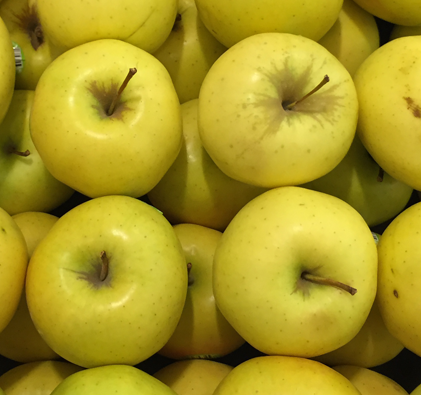
%> input picture 16.tif, 421 x 395 px
$ octave --eval "result = Plot_Color_Ni('16.tif');"   (GNU Octave 9; MATLAB toolbox functions it lacks are replaced by stand-ins)
%> lines starting %> are read from the running program, lines starting %| are printed output that depends on the picture
### rgb2ybr.m
function [ ybr ] = rgb2ybr( rgb )
%Converts an RGB image to YCbCr colorspace

rgb = double( rgb );
[ nr nc ns ] = size( rgb );

ybr = zeros(nr,nc,3);

for i = 1:nr
    for j = 1:nc
        R = rgb(i,j,1);
        G = rgb(i,j,2);
        B = rgb(i,j,3);
        ybr(i,j,1) = 0.2990 * R + 0.5870 * G + 0.1140 * B + 0;
        ybr(i,j,2) = -0.169 * R - 0.331 * G + 0.499 * B + 128;
        ybr(i,j,3) = 0.499 * R - 0.418 * G - 0.0813 * B + 128;
    end
end

end

### rgbHistogram.m
function [ rgb_wm peak_r_value peak_g_value peak_b_value embedded_bits ] = rgbHistogram( rgb, b )
%RGB Histogram Bin Shifting Test

rgb = double( rgb );
[nr nc ns] = size( rgb );

% TRUNCATE----------------------------------------------------------------

sgn = sign( rgb );
absl = abs( rgb );
coeff = floor( absl );
details = abs( rgb ) - floor( absl );

% CREATE HISTOGRAMS-------------------------------------------------------

% min( min( coeff ) )
% max( max( coeff ) )

hist_r = zeros(1,256);
hist_g = zeros(1,256);
hist_b = zeros(1,256);
for i = 1:nr
    for j = 1:nc
        pos_r = coeff(i,j,1); %Range of pixel values from 0-255
        pos_r = pos_r + 1; %Since range of histogramogram is from 1-256
        hist_r( 1, pos_r ) = hist_r( 1, pos_r ) + 1;
    end
end
for i = 1:nr
    for j = 1:nc
        pos_g = coeff(i,j,2); %Range of pixel values from 0-255
        pos_g = pos_g + 1; %Since range of histogramogram is from 1-256
        hist_g( 1, pos_g ) = hist_g( 1, pos_g ) + 1;
    end
end
for i = 1:nr
    for j = 1:nc
        pos_b = coeff(i,j,3); %Range of pixel values from 0-255
        pos_b = pos_b + 1; %Since range of histogramogram is from 1-256
        hist_b( 1, pos_b ) = hist_b( 1, pos_b ) + 1;
    end
end

disp( [ '255th R frequency: ', num2str( hist_r(1,256) ) ] )
disp( [ '255th G frequency: ', num2str( hist_g(1,256) ) ] )
disp( [ '255th B frequency: ', num2str( hist_b(1,256) ) ] )
disp(' ')

%DISPLAY HISTOGRAMS-------------------------------------------------------

% for j = 1:256
%     disp(['hist_r(',num2str(j-1),') -> ',num2str( hist_r(1,j) )])
% end
% for j = 1:256
%     disp(['hist_g(',num2str(j-1),') -> ',num2str( hist_g(1,j) )])
% end
% for j = 1:256
%     disp(['hist_b(',num2str(j-1),') -> ',num2str( hist_b(1,j) )])
% end

%Plot histogram
% figure
% stem(0:255, hist_r,'MarkerSize',10,'MarkerFaceColor',[1 0 0],...
%    'MarkerEdgeColor',[1 0 0],...
%    'Marker','.',...
%    'Color',[0 0 1]);
% title('Histogram of R','FontSize',24)
% grid
%
% figure
% stem(0:255, hist_g,'MarkerSize',10,'MarkerFaceColor',[1 0 0],...
%     'MarkerEdgeColor',[1 0 0],...
%     'Marker','.',...
%     'Color',[0 0 1]);
% title('Histogram of G','FontSize',24)
% grid
%
% figure
% stem(0:255, hist_b,'MarkerSize',10,'MarkerFaceColor',[1 0 0],...
%     'MarkerEdgeColor',[1 0 0],...
%     'Marker','.',...
%     'Color',[0 0 1]);
% title('Histogram of B','FontSize',24)
% grid

% FIND PEAK VALUES--------------------------------------------------------

peak_r = 0; %maximum no. of pixels having a particular grayscale
peak_pos_r = 1; %(grayscale having peak (max) no. of pixels) + 1
for j = 1:256
    if( hist_r(1,j) > peak_r )
        peak_r = hist_r(1,j);
        peak_pos_r = j;
    end
end
peak_r_value = peak_pos_r - 1; %grayscale having peak (max) no. of pixels
disp(['PEAK_R frequency: ',num2str(peak_r)])

peak_g = 0; %maximum no. of pixels having a particular grayscale
peak_pos_g = 1; %(grayscale having peak (max) no. of pixels) + 1
for j = 1:256
    if( hist_g(1,j) > peak_g )
        peak_g = hist_g(1,j);
        peak_pos_g = j;
    end
end
peak_g_value = peak_pos_g - 1; %grayscale having peak (max) no. of pixels
disp(['PEAK_G frequency: ',num2str(peak_g)])

peak_b = 0; %maximum no. of pixels having a particular grayscale
peak_pos_b = 1; %(grayscale having peak (max) no. of pixels) + 1
for j = 1:256
    if( hist_b(1,j) > peak_b )
        peak_b = hist_b(1,j);
        peak_pos_b = j;
    end
end
peak_b_value = peak_pos_b - 1; %grayscale having peak (max) no. of pixels
disp(['PEAK_B frequency: ',num2str(peak_b)])

peak_rgb = peak_r + peak_g + peak_b;
disp(['PEAK_RGB frequency: ',num2str(peak_rgb)])

% RIGHT SHIFT & EMBED ----------------------------------------------------

im_wm = coeff;
% b = randi([0 1],1,100000);
[widb lenb] = size(b);
b_pos = 1;
embedded_bits = peak_rgb;

for i = 1:nr
    for j = 1:nc
        if( b_pos <= lenb )
            if( coeff(i,j,1) == peak_r_value )
                im_wm(i,j,1) = coeff(i,j,1) + b(1,b_pos); %embed
                b_pos = b_pos + 1;
            elseif( coeff(i,j,1) > peak_r_value )
                im_wm(i,j,1) = coeff(i,j,1) + 1;
            end
        end
        if( b_pos == lenb )
            embedded_bits = b_pos;
        end
    end
end
for i = 1:nr
    for j = 1:nc
        if( b_pos <= lenb )
            if( coeff(i,j,2) == peak_g_value )
                im_wm(i,j,2) = coeff(i,j,2) + b(1,b_pos); %embed
                b_pos = b_pos + 1;
            elseif( coeff(i,j,2) > peak_g_value )
                im_wm(i,j,2) = coeff(i,j,2) + 1;
            end
        end
        if( b_pos == lenb )
            embedded_bits = b_pos;
        end
    end
end
for i = 1:nr
    for j = 1:nc
        if( b_pos <= lenb )
            if( coeff(i,j,3) == peak_b_value )
                im_wm(i,j,3) = coeff(i,j,3) + b(1,b_pos); %embed
                b_pos = b_pos + 1;
            elseif( coeff(i,j,3) > peak_b_value )
                im_wm(i,j,3) = coeff(i,j,3) + 1;
            end
        end
        if( b_pos == lenb )
            embedded_bits = b_pos;
        end
    end
end

disp(['Embedded: ', num2str(embedded_bits) ,' bits.'])

rgb_wm = uint8(im_wm);
%figure
%imsave( imshow( rgb_wm ) );
end

### PSNR.m
function [ psnr ] = PSNR( image_original, image_modified )
%[ psnr ] = PSNR( image_original, image_modified )
%   Computes PSNR value of an image.
%   Input: image_original -> Original image filename.
%          image_modified -> Modified image filename.
%   Output: psnr -> PSNR of the modified image (image_modified) w.r.t the
%                   original image (image_original).

if ( ischar( image_original ) == 1 )
    p1 = imread( image_original );
    p1 = double( p1 );
else
    p1 = double( image_original );
end
%p1 = imread( image_original );
if ( ischar( image_modified ) == 1 )
    p2 = imread( image_modified );
    p2 = double( p2 );
else
    p2 = double( image_modified );
end
%p2 = imread( image_modified );

mse = MSE( p1, p2 );
psnr = 10 * log10( 255*255 / mse );

disp([ 'Calculated PSNR = ', num2str(psnr) ])

end

### MSE.m
function [ nmse ] = MSE( matrix1, matrix2 )
%[ nmse ] = MSE( matrix1, matrix2 )
%   'nmse' gives the Mean Square Error of matrices 1 and 2

matrix1 = double( matrix1 );
matrix2 = double( matrix2 );

%Check dimensions of 2 matrices
if ( size(matrix1) == size(matrix2) )

    [nr nc ns] = size(matrix1); %Get dimensions of the matrices
    nmse = 0;
    for i = 1:nr
        for j = 1:nc
            for k = 1:ns
                if ( matrix1(i,j,k) == matrix2(i,j,k) )
                    ;
                else
                    temp = matrix1(i,j,k) - matrix2(i,j,k);
                    nmse = nmse + temp^2;
                end
            end
        end
    end

    nmse = nmse / (nr*nc*ns);

else
    error('Dimension mismatch in MSE calculation.'); %Error if dimensions mismatch
end


end

### ybrHistogram.m
function [ ybr_wm peak_y_value peak_cb_value peak_cr_value embedded_bits ] = ybrHistogram( ybr, b )
%YCbCr Histogram Bin Shifting Test

ybr = double( ybr );
[nr nc ns] = size( ybr );

% TRUNCATE----------------------------------------------------------------

sgn = sign( ybr );
for i = 1:nr
    for j = 1:nc
        for k = 1:ns
            if( sgn(i,j,k) == 0 )
                sgn(i,j,k) = 1;
            end
        end
    end
end
absl = abs( ybr );
coeff = floor( absl );
details = abs( ybr ) - floor( absl );

% CREATE HISTOGRAMS-------------------------------------------------------

% min( min( coeff ) )
% max( max( coeff ) )

hist_y = zeros(1,256);
hist_cb = zeros(1,256);
hist_cr = zeros(1,256);
for i = 1:nr
    for j = 1:nc
        pos_y = coeff(i,j,1); %Range of pixel values from 0-255
        pos_y = pos_y + 1; %Since range of histogramogram is from 1-256
        hist_y( 1, pos_y ) = hist_y( 1, pos_y ) + 1;
    end
end
for i = 1:nr
    for j = 1:nc
        pos_cb = coeff(i,j,2); %Range of pixel values from 0-255
        pos_cb = pos_cb + 1; %Since range of histogramogram is from 1-256
        hist_cb( 1, pos_cb ) = hist_cb( 1, pos_cb ) + 1;
    end
end
for i = 1:nr
    for j = 1:nc
        pos_cr = coeff(i,j,3); %Range of pixel values from 0-255
        pos_cr = pos_cr + 1; %Since range of histogramogram is from 1-256
        hist_cr( 1, pos_cr ) = hist_cr( 1, pos_cr ) + 1;
    end
end

disp( [ '255th Y frequency: ', num2str( hist_y(1,256) ) ] )
disp( [ '255th Cb frequency: ', num2str( hist_cb(1,256) ) ] )
disp( [ '255th Cr frequency: ', num2str( hist_cr(1,256) ) ] )
disp(' ')

%DISPLAY HISTOGRAMS-------------------------------------------------------

% for j = 1:256
%     disp(['hist_y(',num2str(j-1),') -> ',num2str( hist_y(1,j) )])
% end
% for j = 1:256
%     disp(['hist_cb(',num2str(j-1),') -> ',num2str( hist_cb(1,j) )])
% end
% for j = 1:256
%     disp(['hist_cr(',num2str(j-1),') -> ',num2str( hist_cr(1,j) )])
% end

%Plot histogram
% figure
% stem(0:255, hist_y,'MarkerSize',10,'MarkerFaceColor',[1 0 0],...
%    'MarkerEdgeColor',[1 0 0],...
%    'Marker','.',...
%    'Color',[0 0 1]);
% title('Histogram of Y','FontSize',24)
% grid
%
% figure
% stem(0:255, hist_cb,'MarkerSize',10,'MarkerFaceColor',[1 0 0],...
%     'MarkerEdgeColor',[1 0 0],...
%     'Marker','.',...
%     'Color',[0 0 1]);
% title('Histogram of Cb','FontSize',24)
% grid
%
% figure
% stem(0:255, hist_cr,'MarkerSize',10,'MarkerFaceColor',[1 0 0],...
%     'MarkerEdgeColor',[1 0 0],...
%     'Marker','.',...
%     'Color',[0 0 1]);
% title('Histogram of Cr','FontSize',24)
% grid

% FIND PEAK VALUES--------------------------------------------------------

peak_y = 0; %maximum no. of pixels having a particular grayscale
peak_pos_y = 1; %(grayscale having peak (max) no. of pixels) + 1
for j = 1:256
    if( hist_y(1,j) > peak_y )
        peak_y = hist_y(1,j);
        peak_pos_y = j;
    end
end
peak_y_value = peak_pos_y - 1; %grayscale having peak (max) no. of pixels
disp(['PEAK_Y frequency: ',num2str(peak_y)])

peak_cb = 0; %maximum no. of pixels having a particular grayscale
peak_pos_cb = 1; %(grayscale having peak (max) no. of pixels) + 1
for j = 1:256
    if( hist_cb(1,j) > peak_cb )
        peak_cb = hist_cb(1,j);
        peak_pos_cb = j;
    end
end
peak_cb_value = peak_pos_cb - 1; %grayscale having peak (max) no. of pixels
disp(['PEAK_Cb frequency: ',num2str(peak_cb)])

peak_cr = 0; %maximum no. of pixels having a particular grayscale
peak_pos_cr = 1; %(grayscale having peak (max) no. of pixels) + 1
for j = 1:256
    if( hist_cr(1,j) > peak_cr )
        peak_cr = hist_cr(1,j);
        peak_pos_cr = j;
    end
end
peak_cr_value = peak_pos_cr - 1; %grayscale having peak (max) no. of pixels
disp(['PEAK_Cr frequency: ',num2str(peak_cr)])

peak_ybr = peak_y + peak_cb + peak_cr;
disp(['PEAK_YCbCr frequency: ',num2str(peak_ybr)])

% RIGHT SHIFT & EMBED ----------------------------------------------------

im_wm = coeff;
% b = randi([0 1],1,100000);
[widb lenb] = size(b);
b_pos = 1;
embedded_bits = peak_ybr;

for i = 1:nr
    for j = 1:nc
        if( b_pos <= lenb )
            if( coeff(i,j,3) == peak_cr_value )
                im_wm(i,j,3) = coeff(i,j,3) + b(1,b_pos); %embed
                b_pos = b_pos + 1;
            elseif( coeff(i,j,3) > peak_cr_value )
                im_wm(i,j,3) = coeff(i,j,3) + 1;
            end
        end
        if( b_pos == lenb )
            embedded_bits = b_pos;
        end
    end
end
for i = 1:nr
    for j = 1:nc
        if( b_pos <= lenb )
            if( coeff(i,j,2) == peak_cb_value )
                im_wm(i,j,2) = coeff(i,j,2) + b(1,b_pos); %embed
                b_pos = b_pos + 1;
            elseif( coeff(i,j,2) > peak_cb_value )
                im_wm(i,j,2) = coeff(i,j,2) + 1;
            end
        end
        if( b_pos == lenb )
            embedded_bits = b_pos;
        end
    end
end
for i = 1:nr
    for j = 1:nc
        if( b_pos <= lenb )
            if( coeff(i,j,1) == peak_y_value )
                im_wm(i,j,1) = coeff(i,j,1) + b(1,b_pos); %embed
                b_pos = b_pos + 1;
            elseif( coeff(i,j,1) > peak_y_value )
                im_wm(i,j,1) = coeff(i,j,1) + 1;
            end
        end
        if( b_pos == lenb )
            embedded_bits = b_pos;
        end
    end
end

disp(['Embedded: ', num2str(embedded_bits) ,' bits.'])
ybr_wm = sgn.*( im_wm + details );

ybr_rgb_wm = ybr2rgb( ybr_wm );

%figure
%imsave( imshow( uint8( ybr_rgb_wm ) ) );

end

### ybr2rgb.m
function [ rgb ] = ybr2rgb( ybr )
%Converts a YCbCr image to RGB colorspace

ybr = double( ybr );
[ nr nc ns ] = size( ybr );

rgb = zeros(nr,nc,3);

for i = 1:nr
    for j = 1:nc
        Y = ybr(i,j,1);
        Cb = ybr(i,j,2);
        Cr = ybr(i,j,3);
        rgb(i,j,1) = round( Y + 1.402 * ( Cr - 128 ) );
        rgb(i,j,2) = round( Y - 0.344 * ( Cb - 128 ) - 0.714 * ( Cr - 128 ) );
        rgb(i,j,3) = round( Y + 1.772 * ( Cb - 128 ) );
    end
end

end

### Plot_Color_Ni.m
function [ psnr_rgb_array psnr_ybr_array bpp_rgb_array bpp_ybr_array ] = Plot_Color_Ni( image )
%> called with image = '16.tif'
%Generate plots for color image watermarking

if ( ischar( image ) == 1 )
    % If input image is the name of the image file
    p = imread( image );
%> p is the input picture: size 395x421x3 uint8; mean R, G, B 166, 148.2, 34.6
    p = double( p );
%> p: size 395x421x3 double
else
    % If input image is the pixel matrix itself
    p = double( image );
end
[ nr nc nl ] = size( p );
%> nr = 395; nc = 421; nl = 3

ybr = rgb2ybr(p);
%> after the loop in rgb2ybr, `for i = 1:nr`:
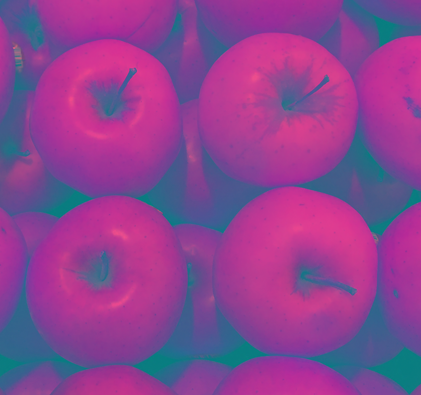
%> ybr: size 395x421x3 double; mean R, G, B 140.5, 68.2, 146.1

% Initialization
psnr_rgb_array = [ ];
psnr_ybr_array = [ ];
bpp_rgb_array = [ ];
bpp_ybr_array = [ ];

for bpp = 0.005:0.005:0.5
    disp(num2str(bpp));
    len_wm = floor( bpp*nr*nc );
%> len_wm = 831
    b = randi( [0,1], 1, len_wm );
    [ rgb_wm peak_r_value peak_g_value peak_b_value lenwm_rgb ] = rgbHistogram( p, b );
%> in rgbHistogram, `sgn = sign( rgb );`:
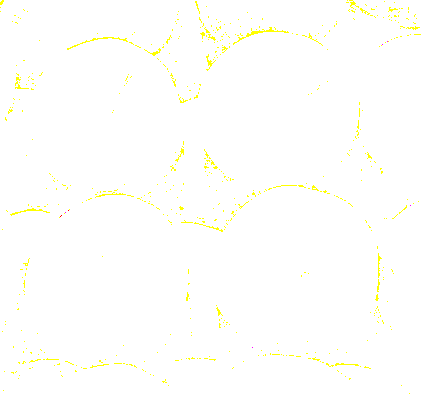
%> sgn: size 395x421x3 double; mean R, G, B 1, 1, 0.987
%> in rgbHistogram, `details = abs( rgb ) - floor( absl );`: details: size 395x421x3 double; every value is 0
%> after the loop in rgbHistogram, `for i = 1:nr`: hist_r = 256 values, max 1767 at index 213, min 0 at index 1, mean 649.6
%> after the loop in rgbHistogram, `for i = 1:nr`: hist_g = 256 values, max 1707 at index 202, min 0 at index 251, mean 649.6
%> after the loop in rgbHistogram, `for i = 1:nr`: hist_b = 256 values, max 5592 at index 5, min 0 at index 152, mean 649.6
%| 255th R frequency: 38
%| 255th G frequency: 0
%| 255th B frequency: 0
%> the loop in rgbHistogram, `for j = 1:256` made 256 passes
%> peak_r on passes 3, 4, 5, 7, 9, 10, 11, 12: 1, 3, 11, 29, 83, 178, 515, 814
%> after the loop in rgbHistogram, `for j = 1:256`: peak_pos_r = 213; peak_r = 1767
%> in rgbHistogram, `peak_r_value = peak_pos_r - 1;`: peak_r_value = 212
%| PEAK_R frequency: 1767
%> the loop in rgbHistogram, `for j = 1:256` made 256 passes
%> peak_g on passes 1, 2, 3, 5, 6, 7, 8, 9, 10, 11: 8, 10, 12, 23, 33, 49, 83, 185, 557, 972
%> after the loop in rgbHistogram, `for j = 1:256`: peak_g = 1707; peak_pos_g = 202
%> in rgbHistogram, `peak_g_value = peak_pos_g - 1;`: peak_g_value = 201
%| PEAK_G frequency: 1707
%> the loop in rgbHistogram, `for j = 1:256` made 256 passes
%> peak_b on passes 1 to 5: 2207, 2801, 3966, 5145, 5592
%> after the loop in rgbHistogram, `for j = 1:256`: peak_pos_b = 5
%> in rgbHistogram, `peak_b_value = peak_pos_b - 1;`: peak_b_value = 4
%| PEAK_B frequency: 5592
%> in rgbHistogram, `peak_rgb = peak_r + peak_g + peak_b;`: peak_rgb = 9066
%| PEAK_RGB frequency: 9066
%> after the loop in rgbHistogram, `for i = 1:nr`: im_wm: size 395x421x3 double; mean R, G, B 166.1, 148.2, 34.6
%> after the loop in rgbHistogram, `for i = 1:nr`: b_pos = 832; embedded_bits = 831
%| Embedded: 831 bits.
%> peak_r_value = 212; peak_g_value = 201; peak_b_value = 4; lenwm_rgb = 831
    psnr_rgb = PSNR(rgb_wm,p);
%> after the loop in MSE, `for i = 1:nr`: nmse = 24893; temp = 1
%> in MSE, `nmse = nmse / (nr*nc*ns);`: nmse = 0.0499
%> in PSNR, `psnr = 10 * log10( 255*255 / mse );`: psnr = 61.15
%| Calculated PSNR = 61.15
%> psnr_rgb = 61.15
    psnr_rgb_array = horzcat( psnr_rgb_array, psnr_rgb );
%> psnr_rgb_array = 61.15
    bpp_rgb = lenwm_rgb / ( nr*nc );
%> bpp_rgb = 0.005
    bpp_rgb_array = horzcat( bpp_rgb_array, bpp_rgb );
%> bpp_rgb_array = 0.005
    [ ybr_wm peak_y_value peak_cb_value peak_cr_value lenwm_ybr ] = ybrHistogram( ybr, b );
%> in ybrHistogram, `sgn = sign( ybr );`: sgn: size 395x421x3 double; every value is 1
%> in ybrHistogram, `details = abs( ybr ) - floor( absl );`:
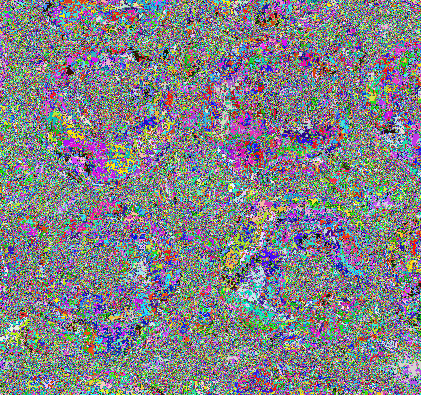
%> details: size 395x421x3 double; mean R, G, B 0.507, 0.51, 0.532
%> after the loop in ybrHistogram, `for i = 1:nr`: hist_y = 256 values, max 1739 at index 189, min 0 at index 242, mean 649.6
%> after the loop in ybrHistogram, `for i = 1:nr`: hist_cb = 256 values, max 9691 at index 61, min 0 at index 1, mean 649.6
%> after the loop in ybrHistogram, `for i = 1:nr`: hist_cr = 256 values, max 20397 at index 148, min 0 at index 1, mean 649.6
%| 255th Y frequency: 0
%| 255th Cb frequency: 0
%| 255th Cr frequency: 0
%> the loop in ybrHistogram, `for j = 1:256` made 256 passes
%> peak_y on passes 1, 2, 3, 5, 6, 7, 8, 9, 10, 11: 1, 6, 16, 20, 26, 63, 132, 431, 910, 943
%> after the loop in ybrHistogram, `for j = 1:256`: peak_pos_y = 189; peak_y = 1739
%> in ybrHistogram, `peak_y_value = peak_pos_y - 1;`: peak_y_value = 188
%| PEAK_Y frequency: 1739
%> the loop in ybrHistogram, `for j = 1:256` made 256 passes
%> peak_cb on passes 41, 42, 43, 44, 45, 46, 47, 49, 50, 51, 52, 56: 1, 28, 196, 246, 454, 972, 1769, 1966, 2741, 3915, 6947, 9217
%> after the loop in ybrHistogram, `for j = 1:256`: peak_cb = 9691; peak_pos_cb = 61
%> in ybrHistogram, `peak_cb_value = peak_pos_cb - 1;`: peak_cb_value = 60
%| PEAK_Cb frequency: 9691
%> after the loop in ybrHistogram, `for j = 1:256`: peak_cr = 20397; peak_pos_cr = 148
%> in ybrHistogram, `peak_cr_value = peak_pos_cr - 1;`: peak_cr_value = 147
%| PEAK_Cr frequency: 20397
%> in ybrHistogram, `peak_ybr = peak_y + peak_cb + peak_cr;`: peak_ybr = 31827
%| PEAK_YCbCr frequency: 31827
%> after the loop in ybrHistogram, `for i = 1:nr`: im_wm: size 395x421x3 double; mean R, G, B 140, 67.7, 145.6
%> after the loop in ybrHistogram, `for i = 1:nr`: embedded_bits = 831
%| Embedded: 831 bits.
%> peak_y_value = 188; peak_cb_value = 60; peak_cr_value = 147; lenwm_ybr = 831
    psnr_ybr = PSNR(ybr_wm,ybr);
    psnr_ybr_array = horzcat( psnr_ybr_array, psnr_ybr );
    bpp_ybr = lenwm_ybr / ( nr*nc );
    bpp_ybr_array = horzcat( bpp_ybr_array, bpp_ybr );
    if( ( len_wm > lenwm_rgb ) && ( len_wm > lenwm_ybr ) )
        break;
    end
    disp(' ');
end

lenwm_rgb
bpp_rgb
psnr_rgb
lenwm_ybr
bpp_ybr
psnr_ybr

end
%> (the run ends here)
